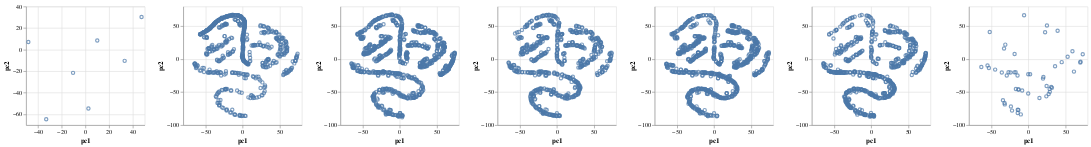

Notebook cell for this chart:
### Code cell
import altair as alt

plots = []

for label in np.unique(y):
    pcs = pd.DataFrame({'pc1': tf[y == label, 0], 'pc2': tf[y == label, 1]})
    plot = alt.Chart(pcs).mark_point().encode(x='pc1', y='pc2').properties(width=200, height=200).interactive() 
    plots.append(plot)

alt.hconcat(*plots)

### Figure 1 — Vega-Lite specification as saved in the notebook (floating-point values rounded to 4 significant figures; data arrays with more than 128 entries replaced by an {"elided": "..."} marker saying what was removed)
{"$schema": "https://vega.github.io/schema/vega-lite/v3.4.0.json", "config": {"mark": {"tooltip": null}, "view": {"height": 300, "width": 400}}, "datasets": {"data-0d0717318b36284bf89ef30f6ac5354a": {"elided": "942 records"}, "data-148be879894a6456489a4bb23524846f": {"elided": "686 records"}, "data-2f572200da727fa75c27a4214a42ee22": {"elided": "941 records"}, "data-85af4477bc48fe5d217bf992f1a219e9": [{"pc1": 33.11, "pc2": -10.39}, {"pc1": 47.35, "pc2": 30.32}, {"pc1": -33.04, "pc2": -64.51}, {"pc1": 10.01, "pc2": 8.518}, {"pc1": -10.41, "pc2": -21.54}, {"pc1": -48.11, "pc2": 7.121}, {"pc1": 2.553, "pc2": -54.52}], "data-cc0c2c9d7b98fbde22143069508206f6": {"elided": "701 records"}, "data-f4f798fd48e0dbf46641af1cdf017939": [{"pc1": -10.05, "pc2": -83.7}, {"pc1": 39.59, "pc2": 43.35}, {"pc1": 28.81, "pc2": -45.06}, {"pc1": -14.24, "pc2": -81.58}, {"pc1": -30.97, "pc2": 22.15}, {"pc1": -26.65, "pc2": -19.86}, {"pc1": -12.99, "pc2": -45.9}, {"pc1": 19.91, "pc2": -29.38}, {"pc1": 27.55, "pc2": -52.63}, {"pc1": 70.52, "pc2": -3.698}, {"pc1": -13.36, "pc2": -77.0}, {"pc1": 29.07, "pc2": -49.53}, {"pc1": 15.08, "pc2": -58.96}, {"pc1": -14.18, "pc2": -76.65}, {"pc1": -35.7, "pc2": -20.01}, {"pc1": 20.44, "pc2": -26.82}, {"pc1": -54.98, "pc2": -9.451}, {"pc1": -18.43, "pc2": 7.834}, {"pc1": 24.39, "pc2": -56.37}, {"pc1": 70.17, "pc2": -5.078}, {"pc1": 22.71, "pc2": 40.98}, {"pc1": -8.241, "pc2": -47.47}, {"pc1": 73.49, "pc2": 7.603}, {"pc1": 31.9, "pc2": -43.14}, {"pc1": -17.04, "pc2": -19.89}, {"pc1": -32.66, "pc2": 16.39}, {"pc1": -44.66, "pc2": -15.76}, {"pc1": -31.68, "pc2": -68.52}, {"pc1": -29.02, "pc2": -24.59}, {"pc1": 59.62, "pc2": 12.15}, {"pc1": -0.02, "pc2": -22.75}, {"pc1": 61.65, "pc2": -18.78}, {"pc1": -53.11, "pc2": -13.38}, {"pc1": -23.9, "pc2": -20.03}, {"pc1": 30.93, "pc2": -42.08}, {"pc1": -18.71, "pc2": -19.93}, {"pc1": -34.14, "pc2": -62.35}, {"pc1": -21.9, "pc2": -77.96}, {"pc1": -23.41, "pc2": -71.6}, {"pc1": 45.13, "pc2": -4.411}, {"pc1": -0.0766, "pc2": -52.01}, {"pc1": 24.74, "pc2": -40.67}, {"pc1": -63.32, "pc2": -11.72}, {"pc1": -32.05, "pc2": -66.54}, {"pc1": -13.4, "pc2": -46.0}, {"pc1": 53.12, "pc2": 3.822}, {"pc1": 25.2, "pc2": 51.19}, {"pc1": 2.525, "pc2": -22.72}, {"pc1": -14.48, "pc2": -24.81}, {"pc1": 36.15, "pc2": -10.59}, {"pc1": -16.68, "pc2": -45.28}, {"pc1": -51.98, "pc2": 41.34}, {"pc1": -5.632, "pc2": 66.89}], "data-f96a84c5aa97c295303804dee9419e10": {"elided": "670 records"}}, "hconcat": [{"data": {"name": "data-85af4477bc48fe5d217bf992f1a219e9"}, "encoding": {"x": {"field": "pc1", "type": "quantitative"}, "y": {"field": "pc2", "type": "quantitative"}}, "height": 200, "mark": "point", "selection": {"selector008": {"bind": "scales", "encodings": ["x", "y"], "type": "interval"}}, "width": 200}, {"data": {"name": "data-f96a84c5aa97c295303804dee9419e10"}, "encoding": {"x": {"field": "pc1", "type": "quantitative"}, "y": {"field": "pc2", "type": "quantitative"}}, "height": 200, "mark": "point", "selection": {"selector009": {"bind": "scales", "encodings": ["x", "y"], "type": "interval"}}, "width": 200}, {"data": {"name": "data-0d0717318b36284bf89ef30f6ac5354a"}, "encoding": {"x": {"field": "pc1", "type": "quantitative"}, "y": {"field": "pc2", "type": "quantitative"}}, "height": 200, "mark": "point", "selection": {"selector010": {"bind": "scales", "encodings": ["x", "y"], "type": "interval"}}, "width": 200}, {"data": {"name": "data-148be879894a6456489a4bb23524846f"}, "encoding": {"x": {"field": "pc1", "type": "quantitative"}, "y": {"field": "pc2", "type": "quantitative"}}, "height": 200, "mark": "point", "selection": {"selector011": {"bind": "scales", "encodings": ["x", "y"], "type": "interval"}}, "width": 200}, {"data": {"name": "data-2f572200da727fa75c27a4214a42ee22"}, "encoding": {"x": {"field": "pc1", "type": "quantitative"}, "y": {"field": "pc2", "type": "quantitative"}}, "height": 200, "mark": "point", "selection": {"selector012": {"bind": "scales", "encodings": ["x", "y"], "type": "interval"}}, "width": 200}, {"data": {"name": "data-cc0c2c9d7b98fbde22143069508206f6"}, "encoding": {"x": {"field": "pc1", "type": "quantitative"}, "y": {"field": "pc2", "type": "quantitative"}}, "height": 200, "mark": "point", "selection": {"selector013": {"bind": "scales", "encodings": ["x", "y"], "type": "interval"}}, "width": 200}, {"data": {"name": "data-f4f798fd48e0dbf46641af1cdf017939"}, "encoding": {"x": {"field": "pc1", "type": "quantitative"}, "y": {"field": "pc2", "type": "quantitative"}}, "height": 200, "mark": "point", "selection": {"selector014": {"bind": "scales", "encodings": ["x", "y"], "type": "interval"}}, "width": 200}]}
